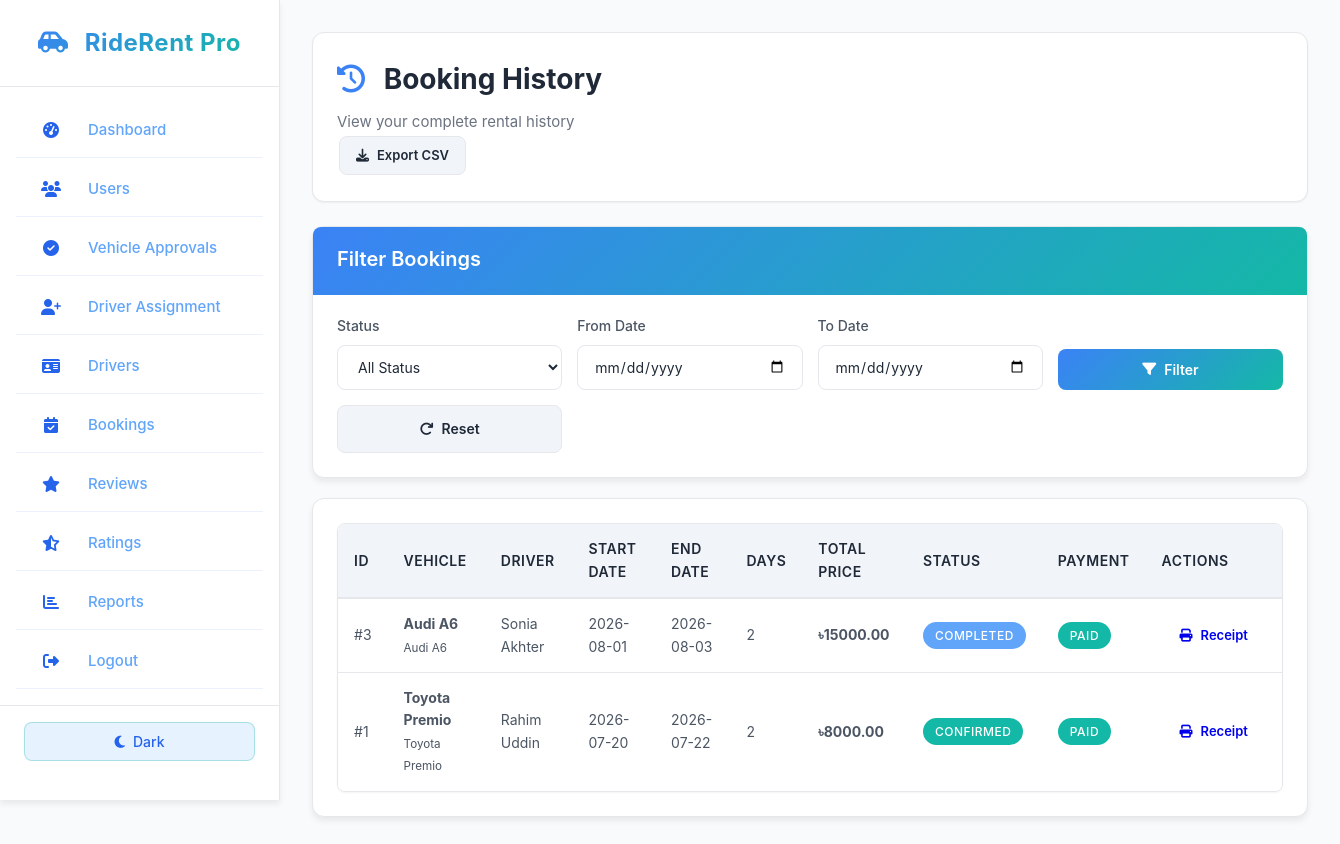
Page /customer/booking_history.php (signed in) on the committed database.
### tables this page shows
CREATE TABLE `booking` (
  `booking_id` int(11) NOT NULL,
  `customer_id` int(11) NOT NULL,
  `vehicle_id` int(11) NOT NULL,
  `driver_id` int(11) DEFAULT NULL,
  `owner_id` int(11) DEFAULT NULL,
  `booking_date` timestamp NOT NULL DEFAULT current_timestamp(),
  `start_date` date NOT NULL,
  `end_date` date NOT NULL,
  `total_days` int(11) NOT NULL,
  `price_per_day` decimal(10,2) NOT NULL,
  `total_price` decimal(10,2) NOT NULL,
  `driver_fee` decimal(10,2) DEFAULT 0.00,
  `booking_status` enum('Pending','Confirmed','Completed','Cancelled','Driver_Requested') DEFAULT 'Pending',
  `payment_status` enum('Pending','Paid','Refunded') DEFAULT 'Pending',
  `payment_type` enum('Manual','Digital') DEFAULT 'Manual',
  `payment_method` varchar(50) DEFAULT NULL,
  `transaction_id` varchar(100) DEFAULT NULL,
  `pickup_location` varchar(255) DEFAULT NULL,
  `dropoff_location` varchar(255) DEFAULT NULL,
  `special_requests` text DEFAULT NULL,
  `created_at` timestamp NOT NULL DEFAULT current_timestamp()
);

CREATE TABLE `vehicle` (
  `vehicle_id` int(11) NOT NULL,
  `owner_id` int(11) DEFAULT NULL,
  `vehicle_name` varchar(100) NOT NULL,
  `brand` varchar(50) NOT NULL,
  `model` varchar(50) NOT NULL,
  `year` year(4) NOT NULL,
  `vehicle_type` varchar(30) NOT NULL,
  `fuel_type` varchar(30) NOT NULL,
  `transmission` varchar(30) NOT NULL,
  `seat_capacity` int(11) NOT NULL,
  `price_per_day` decimal(10,2) NOT NULL,
  `location` varchar(100) NOT NULL,
  `availability` enum('Available','Booked','Maintenance') DEFAULT 'Available',
  `approval_status` enum('Pending','Approved','Rejected') DEFAULT 'Pending',
  `image` varchar(255) DEFAULT NULL,
  `description` text DEFAULT NULL,
  `rating` decimal(3,2) DEFAULT 0.00,
  `rating_count` int(11) DEFAULT 0,
  `created_at` timestamp NOT NULL DEFAULT current_timestamp()
);

CREATE TABLE `driver` (
  `driver_id` int(11) NOT NULL,
  `full_name` varchar(100) NOT NULL,
  `username` varchar(50) NOT NULL,
  `email` varchar(100) NOT NULL,
  `phone` varchar(20) DEFAULT NULL,
  `password` varchar(255) NOT NULL,
  `nid_number` varchar(50) DEFAULT NULL,
  `nid_photo` varchar(255) DEFAULT NULL,
  `license_number` varchar(50) DEFAULT NULL,
  `license_photo` varchar(255) DEFAULT NULL,
  `experience_years` int(11) DEFAULT 0,
  `availability` enum('Available','Unavailable') DEFAULT 'Available',
  `rating` decimal(3,2) DEFAULT 0.00,
  `rating_count` int(11) DEFAULT 0,
  `address` varchar(255) DEFAULT NULL,
  `profile_image` varchar(255) DEFAULT NULL,
  `status` varchar(20) DEFAULT 'Pending',
  `created_at` timestamp NOT NULL DEFAULT current_timestamp()
);

### customer/booking_history.php (the view, shortened to what this page needs)
<?php
require_once __DIR__ . '/../config/database.php';
$customer_id = $_SESSION['customer_id'];
$date_from = isset($_GET['date_from']) ? mysqli_real_escape_string($conn, $_GET['date_from']) : '';
$date_to = isset($_GET['date_to']) ? mysqli_real_escape_string($conn, $_GET['date_to']) : '';
$sql = "SELECT b.*, v.vehicle_name, v.brand, v.model, d.full_name AS driver_name
        FROM booking b
        LEFT JOIN vehicle v ON b.vehicle_id = v.vehicle_id
        LEFT JOIN driver d ON b.driver_id = d.driver_id
        WHERE b.customer_id = '$customer_id'";
$sql .= " ORDER BY b.booking_id DESC";
$result = mysqli_query($conn, $sql);
?>
<!DOCTYPE html>
<html lang="en">
<head>
    <link rel="stylesheet" href="../assets/css/new-theme.css">
    <link rel="stylesheet" href="https://cdnjs.cloudflare.com/ajax/libs/font-awesome/6.4.0/css/all.min.css">
</head>
<body>
<div class="dashboard-container">
    <?php require_once __DIR__ . '/../includes/sidebar.php'; ?>
    <div class="main-content">
        <div class="page-header">
            <h1><i class="fas fa-history"></i> Booking History</h1>
            <p>View your complete rental history</p>
            <a href="booking_history.php?export=csv" class="btn btn-secondary btn-sm"><i class="fas fa-download"></i> Export CSV</a>
        </div>
        <div class="card">
            <div class="card-header">
                <h3 class="card-title">Filter Bookings</h3>
            </div>
            <div class="card-body">
                <form method="GET" action="booking_history.php" style="display: grid; grid-template-columns: repeat(auto-fit, minmax(200px, 1fr)); gap: 15px; align-items: end;">
                    <div class="form-group" style="margin: 0;">
                        <label class="form-label">Status</label>
                        <select name="status" class="form-select">
                            <option value="">All Status</option>
                        </select>
                    </div>
                    <div class="form-group" style="margin: 0;">
                        <label class="form-label">From Date</label>
                        <input type="date" name="date_from" class="form-control" value="<?php echo htmlspecialchars($date_from); ?>">
                    </div>
                    <div class="form-group" style="margin: 0;">
                        <label class="form-label">To Date</label>
                        <input type="date" name="date_to" class="form-control" value="<?php echo htmlspecialchars($date_to); ?>">
                    </div>
                    <button type="submit" class="btn btn-primary"><i class="fas fa-filter"></i> Filter</button>
                    <a href="booking_history.php" class="btn btn-secondary"><i class="fas fa-redo"></i> Reset</a>
                </form>
            </div>
        </div>
        <div class="card">
            <div class="card-body">
                <div class="table-container">
                    <table>
                        <thead>
                            <tr>
                                <th>ID</th>
                                <th>Vehicle</th>
                                <th>Driver</th>
                                <th>Start Date</th>
                                <th>End Date</th>
                                <th>Days</th>
                                <th>Total Price</th>
                                <th>Status</th>
                                <th>Payment</th>
                                <th>Actions</th>
                            </tr>
                        </thead>
                        <tbody>
                            <?php
                            if($result && mysqli_num_rows($result) > 0) {
                                while($row = mysqli_fetch_assoc($result)) {
                                    $statusClass = '';
                                    if ($row['booking_status'] == 'Confirmed') $statusClass = 'badge-success';
                                    elseif ($row['booking_status'] == 'Pending') $statusClass = 'badge-warning';
                                    elseif ($row['booking_status'] == 'Completed') $statusClass = 'badge-info';
                                    else $statusClass = 'badge-danger';
                                    $paymentClass = $row['payment_status'] == 'Paid' ? 'badge-success' : 'badge-warning';
                                    echo "<tr>
                                        <td>#{$row['booking_id']}</td>
                                        <td>
                                            <strong>{$row['vehicle_name']}</strong><br>
                                            <small>{$row['brand']} {$row['model']}</small>
                                        </td>
                                        <td>" . (isset($row['driver_name']) && $row['driver_name'] ? $row['driver_name'] : 'No Driver') . "</td>
                                        <td>{$row['start_date']}</td>
                                        <td>{$row['end_date']}</td>
                                        <td>{$row['total_days']}</td>
                                        <td><strong>৳{$row['total_price']}</strong></td>
                                        <td><span class='badge {$statusClass}'>{$row['booking_status']}</span></td>
                                        <td><span class='badge {$paymentClass}'>{$row['payment_status']}</span></td>
                                        <td>";
                                        if($row['payment_status'] == 'Paid') {
                                            echo "<a href='payment.php?booking_id={$row['booking_id']}' class='btn btn-info btn-sm'><i class='fas fa-print'></i> Receipt</a>";
                                        }
                                    echo "</td></tr>";
                                }
                            } else {
                                echo "<tr><td colspan='10' style='text-align: center; padding: 30px;'>No booking history found.</td></tr>";
                            }
                            ?>
                        </tbody>
                    </table>
                </div>
            </div>
        </div>
    </div>
</div>
</body>
</html>

### rows in the picture
booking: booking_id "3", vehicle.vehicle_name "Audi A6", vehicle.brand "Audi", vehicle.model "A6", driver.full_name "Sonia Akhter", start_date "2026-08-01", end_date "2026-08-03", total_days "2", total_price "15000.00", booking_status "COMPLETED", payment_status "PAID"
booking: booking_id "1", vehicle.vehicle_name "Toyota Premio", vehicle.brand "Toyota", vehicle.model "Premio", driver.full_name "Rahim Uddin", start_date "2026-07-20", end_date "2026-07-22", total_days "2", total_price "8000.00", booking_status "CONFIRMED", payment_status "PAID"

### other values in the picture
$item['text'] "Dashboard"
$item['text'] "Users"
$item['text'] "Vehicle Approvals"
$item['text'] "Driver Assignment"
$item['text'] "Drivers"
$item['text'] "Bookings"
$item['text'] "Reviews"
$item['text'] "Ratings"
$item['text'] "Reports"
